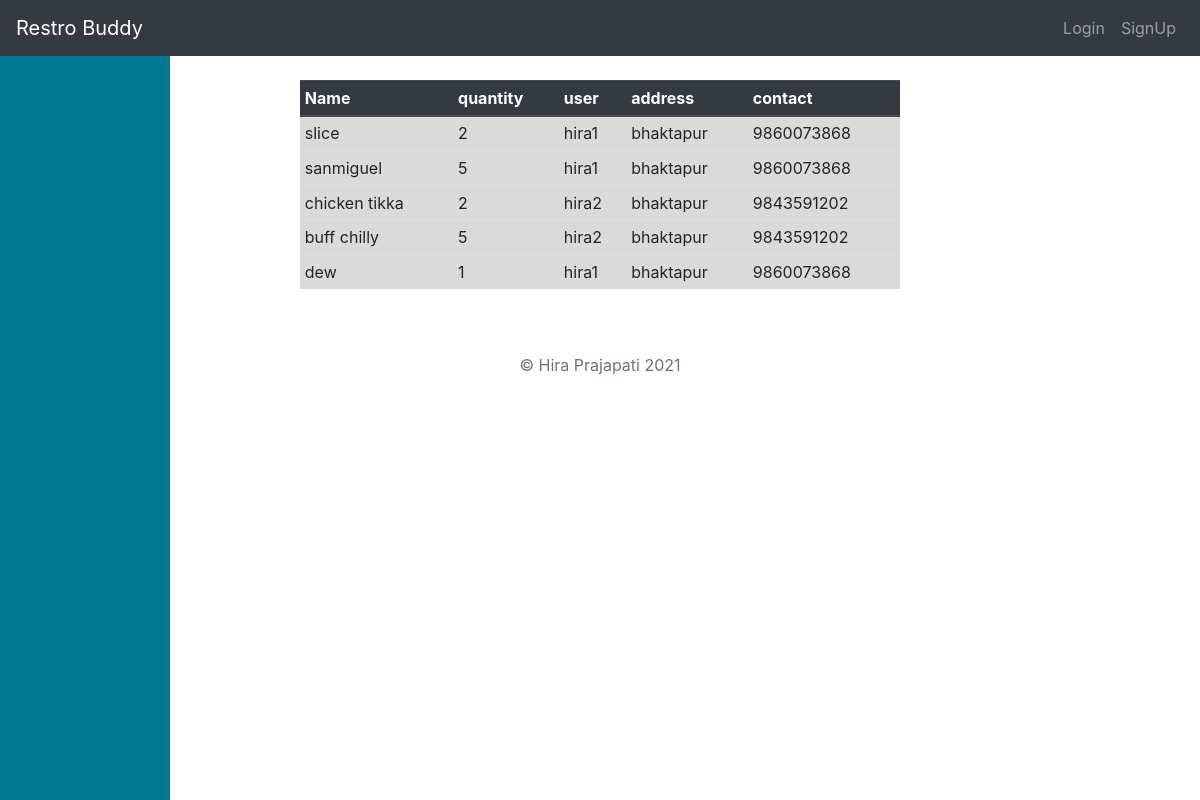
The app's page /allorders/ with its own data.
### main/models.py (models this page shows, shortened)
class Order(models.Model):
    item = models.ForeignKey(Item, on_delete=models.CASCADE)
    user = models.ForeignKey(User, on_delete=models.CASCADE)
    quantity = models.IntegerField(default=0)
    address = models.CharField(max_length=200)
    contact = models.CharField(max_length=50)

class Item(models.Model):
    category = models.ForeignKey(Category, on_delete=models.CASCADE)
    image = models.ImageField(upload_to="media/")
    name = models.CharField(max_length=100)
    price = models.IntegerField(default=0)

### main/views.py (the view)
# urls.py: path('allorders/', views.allorders, name='allorders'),
def allorders(request):
    order = Order.objects.all()
    return render(request, 'main/allorder.html', {'order': order})

### main/templates/main/allorder.html (shortened to what this page needs)
<!DOCTYPE html>
<html lang="en">
<head>
</head>
<body>
{% extends "base.html" %}
{% block content %}
<table align="center" id="table" class="table table-sm" style="max-width: 600px;max-height: 400px;">
		<thead class="thead-dark">
			<tr>
			<th>Name</th>
			<th>quantity</th>
			<th>user</th>
			<th>address</th>
			<th>contact</th>
			</tr>
		</thead>
		<tbody>
        {% for order in order %}
			<tr class="table-active">
			<td>{{order.item.name}}</td>
			<td>{{order.quantity}}</td>
			<td>{{order.user}}</td>
			<td>{{order.address}}</td>
			<td>{{order.contact}}</td>
			</tr>
		{% endfor %}
        </tbody>
</table>
{% endblock %}

### restro/templates/restro/base.html (shortened to what this page needs)
<!DOCTYPE html>
<html lang="en">
<head>
    <link rel="stylesheet" href="https://stackpath.bootstrapcdn.com/bootstrap/4.3.1/css/bootstrap.min.css">
</head>
<body>
<div class="sticky-top">
<nav class="navbar navbar-expand-lg navbar-dark bg-dark" id="nav">
    <a class="navbar-brand" href="/"> Restro Buddy</a>
    <div class="collapse navbar-collapse">
         {% if user.is_authenticated %}
        <ul class="navbar-nav ml-auto">
            {% if user.is_staff %}
            <li class="nav-item">
        <a class="nav-link " style="color:green;" href="/allorders">Orders</a>
      </li>
            <li class="nav-item">
        <a class="nav-link " href="/">{{user.username}}</a>
      </li>
            {% else %}
             <li class="nav-item">
        <a class="nav-link" style="color:red;" href="/orders">Order</a>
      </li>
            <li class="nav-item">
        <a class="nav-link " style="color:green;" href="/order/{{user}}">My Order</a>
      </li>
            <li class="nav-item">
        <a class="nav-link" href="/">{{user.username}}</a>
      </li>
            {% endif %}
            <li class="nav-item">
        <a class="nav-link" href="/logout">logout</a>
      </li>
        </ul>
    {% else %}
        <ul class="navbar-nav ml-auto">
            <li class="nav-item">
        <a class="nav-link" href="/login">Login</a>
      </li>
            <li class="nav-item">
        <a class="nav-link" href="/signup">SignUp</a>
      </li>
        </ul>
        {%endif%}
    </div>
</nav>
 </div>
<div class="sidenav">
</div>
<div class="container">
    <br>
    {% block content%}
    {% endblock %}
</div>
<br>
<br>
<footer class="text-muted">
  <div class="container text-center">
    <p>© Hira Prajapati {% now "Y" %}</p>
  </div>
</footer>
</body>
</html>

### restro/templates/restro/base.html (style rules this page uses)
.sidenav { height: 100%; width: 170px; position: fixed; z-index: 1; top: 50px; background: #007991; overflow-x: hidden; padding: 8px 0; }

### records on screen
Order: item.name "slice", quantity "2", user "hira1", address "bhaktapur", contact "9860073868"
Order: item.name "sanmiguel", quantity "5", user "hira1", address "bhaktapur", contact "9860073868"
Order: item.name "chicken tikka", quantity "2", user "hira2", address "bhaktapur", contact "9843591202"
Order: item.name "buff chilly", quantity "5", user "hira2", address "bhaktapur", contact "9843591202"
Order: item.name "dew", quantity "1", user "hira1", address "bhaktapur", contact "9860073868"
